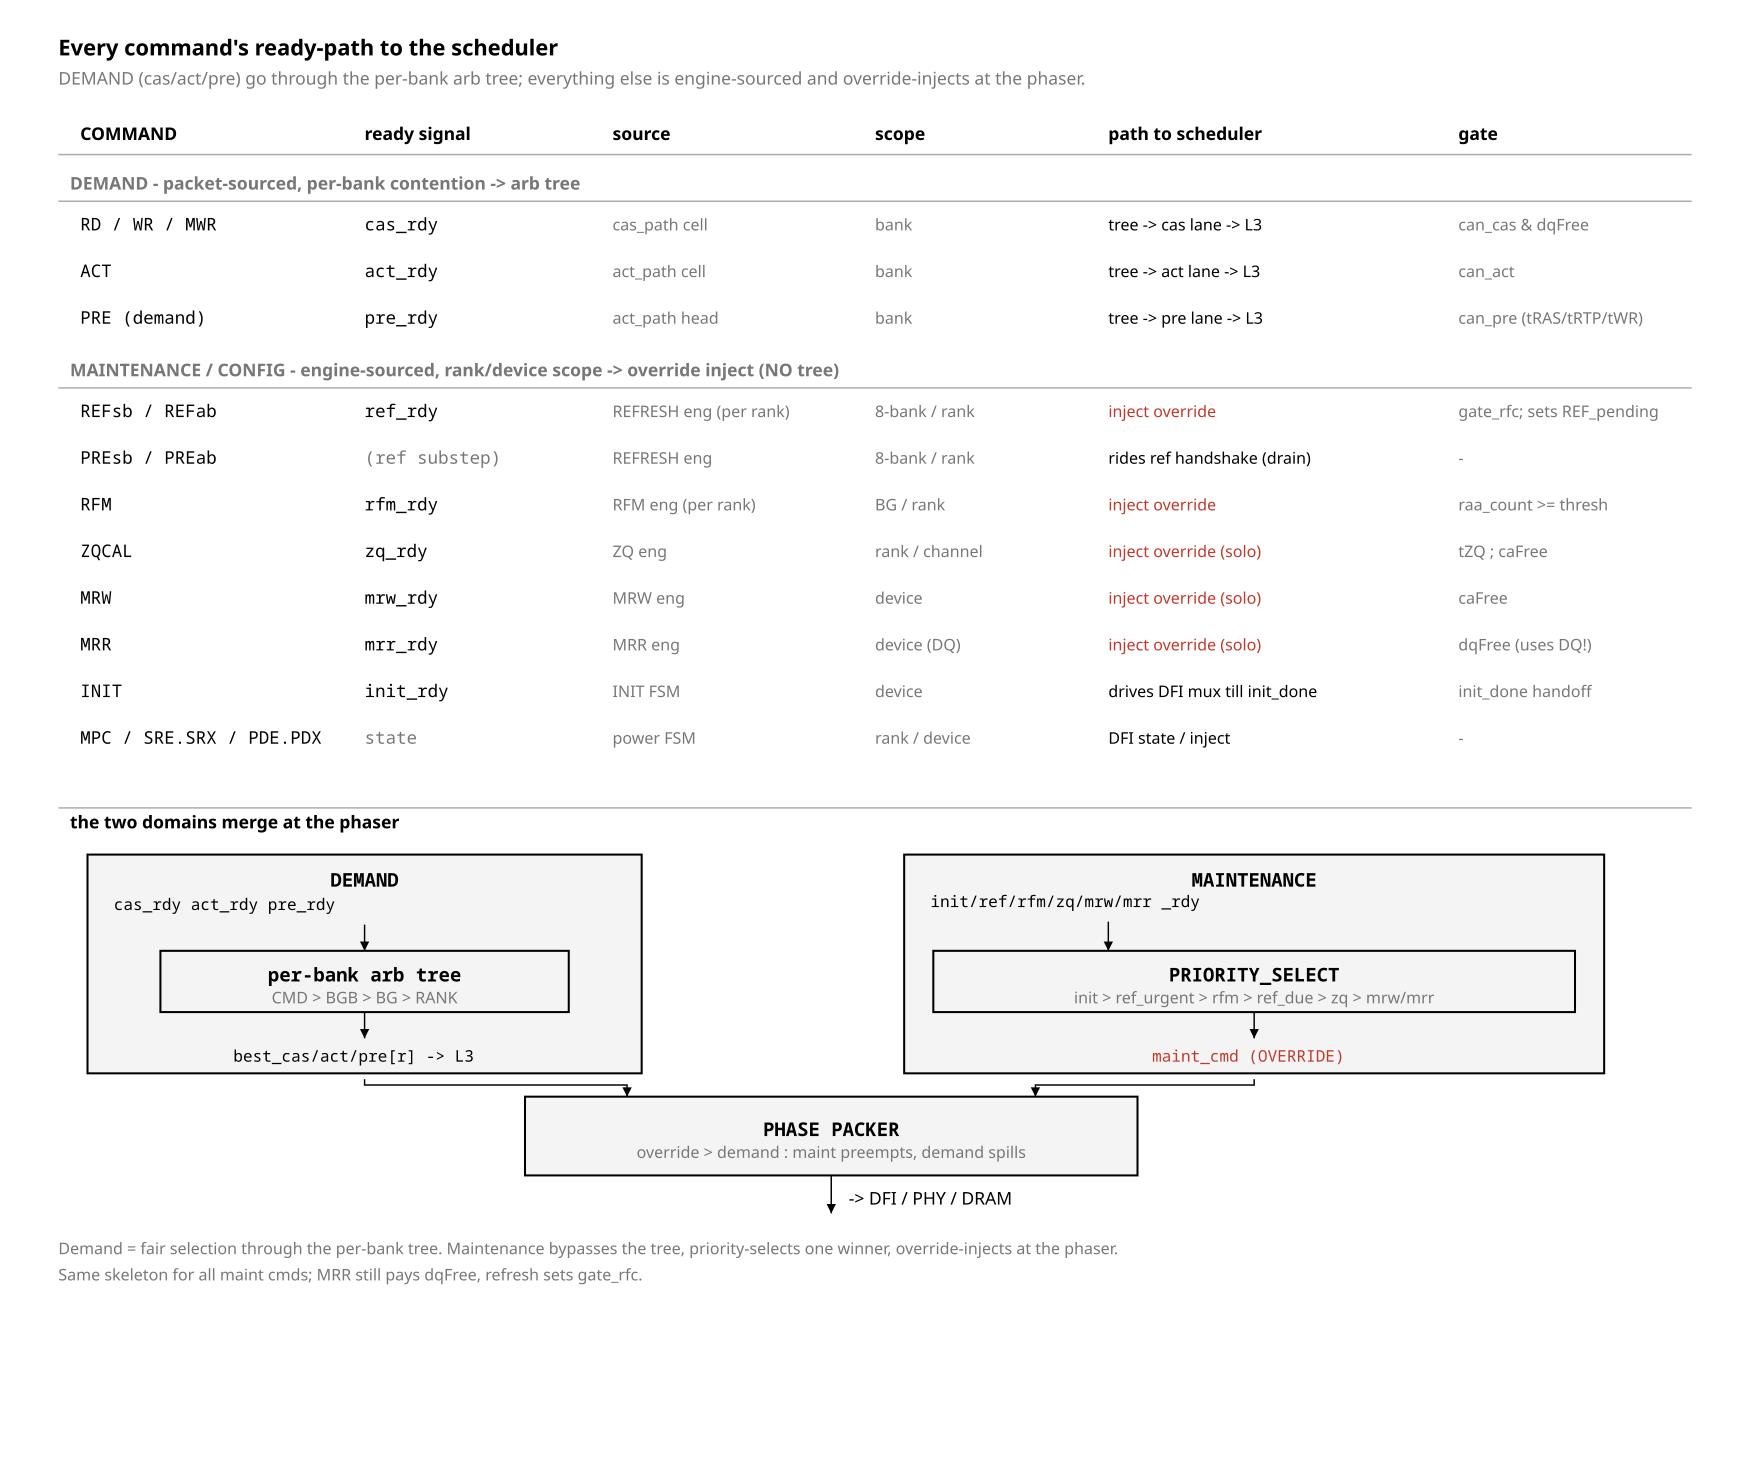

The Python source for this figure:
from rtlfig import (Fig, MUTED, FILL_ACTIVE, FILL_NEW, FILL_CELL,
                    FILL_LOGIC, FAINT, INK, PAPER, W_CELL)

# fig_28 — every command's READY path to the scheduler.
# Two domains: DEMAND (cas/act/pre) through the per-bank arb tree; MAINTENANCE
# (ref/rfm/zq/mrw/mrr/init) bypass the tree and override-inject at the phaser.
# Invariant: demand = fair selection in the tree; maint = priority override.

f = Fig(1200, 1000)
RED = "#c0392b"


def cell(x, y, s, size=11, bold=False, fill=INK, mono=False):
    f.text(x, y, s, size=size, mono=mono, bold=bold, fill=fill)


# ---------------- header ----------------
cell(40, 38, "Every command's ready-path to the scheduler", 15, True)
f.note(40, 58, "DEMAND (cas/act/pre) go through the per-bank arb tree; everything "
               "else is engine-sourced and override-injects at the phaser.")

# ---------------- table ----------------
CX = [55, 250, 420, 600, 760, 1000]   # column x
hy = 96
for x, h in zip(CX, ["COMMAND", "ready signal", "source", "scope",
                     "path to scheduler", "gate"]):
    cell(x, hy, h, 12, True)
f.line(40, 106, 1160, 106, stroke=FAINT)

ROWS = [
    ("group", "DEMAND  -  packet-sourced, per-bank contention  ->  arb tree"),
    ("RD / WR / MWR", "cas_rdy", "cas_path cell", "bank",
     "tree -> cas lane -> L3", "can_cas & dqFree", False),
    ("ACT", "act_rdy", "act_path cell", "bank",
     "tree -> act lane -> L3", "can_act", False),
    ("PRE  (demand)", "pre_rdy", "act_path head", "bank",
     "tree -> pre lane -> L3", "can_pre (tRAS/tRTP/tWR)", False),
    ("group", "MAINTENANCE / CONFIG  -  engine-sourced, rank/device scope  ->  override inject (NO tree)"),
    ("REFsb / REFab", "ref_rdy", "REFRESH eng (per rank)", "8-bank / rank",
     "inject override", "gate_rfc; sets REF_pending", True),
    ("PREsb / PREab", "(ref substep)", "REFRESH eng", "8-bank / rank",
     "rides ref handshake (drain)", "-", True),
    ("RFM", "rfm_rdy", "RFM eng (per rank)", "BG / rank",
     "inject override", "raa_count >= thresh", True),
    ("ZQCAL", "zq_rdy", "ZQ eng", "rank / channel",
     "inject override (solo)", "tZQ ; caFree", True),
    ("MRW", "mrw_rdy", "MRW eng", "device",
     "inject override (solo)", "caFree", True),
    ("MRR", "mrr_rdy", "MRR eng", "device (DQ)",
     "inject override (solo)", "dqFree  (uses DQ!)", True),
    ("INIT", "init_rdy", "INIT FSM", "device",
     "drives DFI mux till init_done", "init_done handoff", True),
    ("MPC / SRE.SRX / PDE.PDX", "state", "power FSM", "rank / device",
     "DFI state / inject", "-", True),
]

y = 126
for r in ROWS:
    if r[0] == "group":
        cell(48, y + 4, r[1], 12, True, MUTED)
        f.line(40, y + 12, 1160, y + 12, stroke=FAINT)
        y += 32
        continue
    name, rdy, src, scope, path, gate, maint = r
    cell(CX[0], y, name, 12, mono=True)
    cell(CX[1], y, rdy, 12, mono=True, fill=(MUTED if rdy.startswith("(") or rdy == "state" else INK))
    cell(CX[2], y, src, 11, fill=MUTED)
    cell(CX[3], y, scope, 11, fill=MUTED)
    cell(CX[4], y, path, 11, fill=(RED if "override" in path else INK))
    cell(CX[5], y, gate, 11, fill=MUTED)
    y += 32

# ================= schematic (2 domains -> phaser) =================
sy = y + 20
f.line(40, sy - 8, 1160, sy - 8, stroke=FAINT)
cell(48, sy + 6, "the two domains merge at the phaser", 12, True)

# --- DEMAND block ---
db = f.logic(60, sy + 24, 380, 150, "DEMAND", top=True)
cell(78, sy + 62, "cas_rdy  act_rdy  pre_rdy", 11, mono=True)
f.line(250, sy + 72, 250, sy + 90, arrow=True)
f.logic(110, sy + 90, 280, 42, "per-bank arb tree", "CMD > BGB > BG > RANK")
f.line(250, sy + 132, 250, sy + 150, arrow=True)
cell(250 - 90, sy + 166, "best_cas/act/pre[r]  ->  L3", 11, mono=True)

# --- MAINT block ---
mb = f.logic(620, sy + 24, 480, 150, "MAINTENANCE", top=True)
cell(638, sy + 60, "init/ref/rfm/zq/mrw/mrr _rdy", 11, mono=True)
f.line(760, sy + 70, 760, sy + 90, arrow=True)
f.logic(640, sy + 90, 440, 42, "PRIORITY_SELECT",
        "init > ref_urgent > rfm > ref_due > zq > mrw/mrr")
f.line(860, sy + 132, 860, sy + 150, arrow=True)
cell(860 - 70, sy + 166, "maint_cmd (OVERRIDE)", 11, mono=True, fill=RED)

# --- PHASER ---
py = sy + 190
pb = f.logic(360, py, 420, 54, "PHASE PACKER", "override > demand : maint preempts, demand spills")
f.path(f"M250 {sy+178} V{py-8} H430 V{py}", arrow=True)   # demand into phaser
f.path(f"M860 {sy+178} V{py-8} H710 V{py}", arrow=True)   # maint into phaser
f.line(570, py + 54, 570, py + 80, arrow=True)
cell(570 + 12, py + 74, "->  DFI / PHY / DRAM", 12)

f.caption(40, py + 108,
          "Demand = fair selection through the per-bank tree. Maintenance bypasses "
          "the tree, priority-selects one winner, override-injects at the phaser.")
f.caption(40, py + 126,
          "Same skeleton for all maint cmds; MRR still pays dqFree, refresh sets gate_rfc.")

f.save("fig_28_ready_paths.svg")
print("wrote fig_28_ready_paths.svg")
